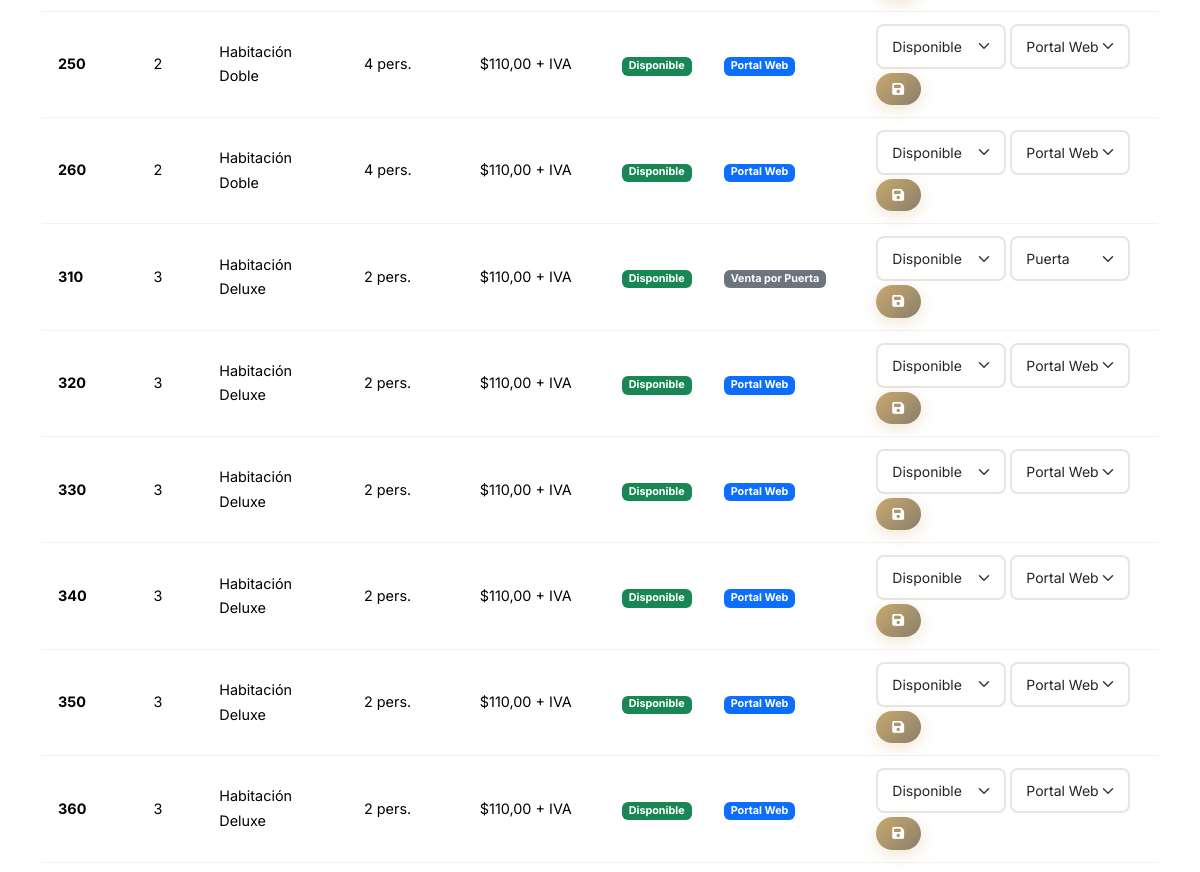
/staff/rooms/ (signed in, middle part), run on an earlier commit of the app's database.
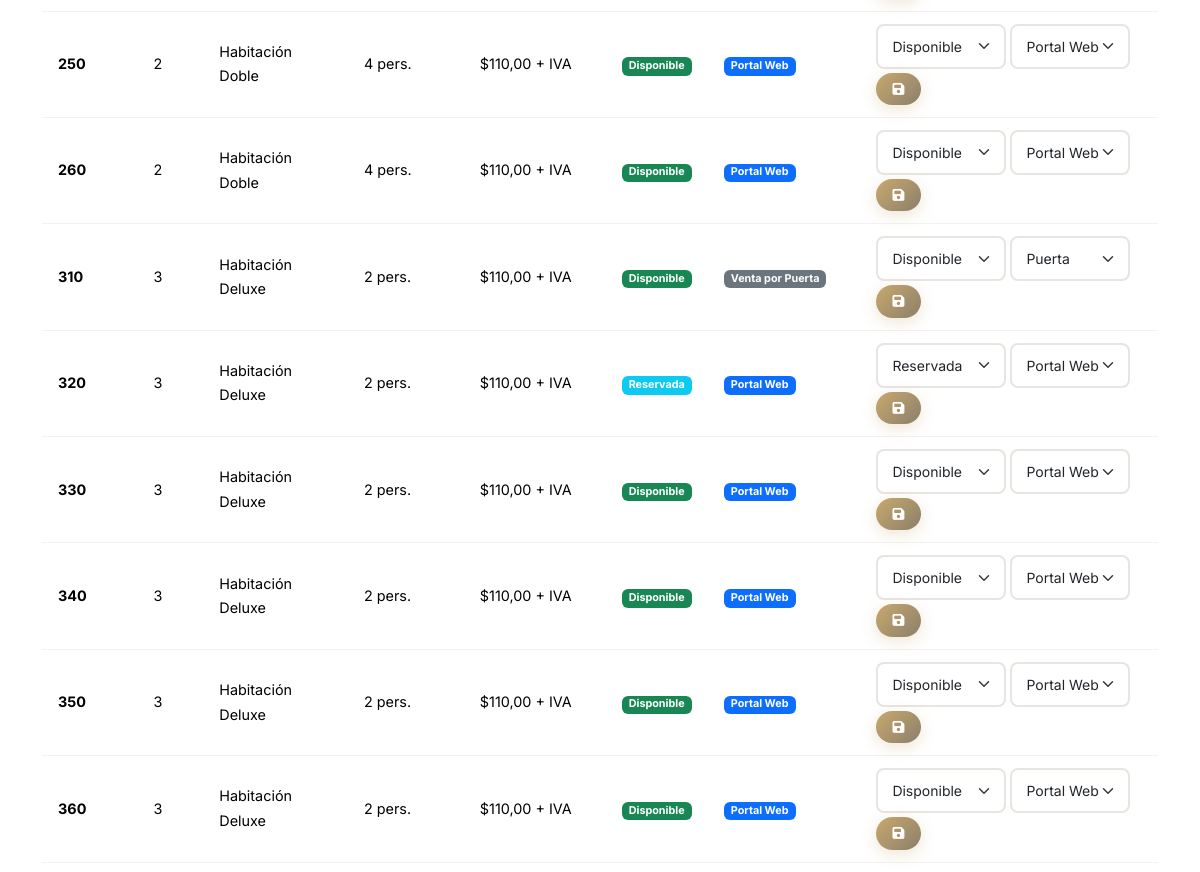
And on a later commit of the database.
### core/models.py (models this page shows, shortened)
class Room(models.Model):
    ROOM_TYPES = [
        ('doble', 'Habitación Doble'),
        ('deluxe', 'Habitación Deluxe'),
    ]
    STATUS_CHOICES = [
        ('available', 'Disponible'),
        ('occupied', 'Ocupada'),
        ('maintenance', 'Mantenimiento'),
        ('reserved', 'Reservada'),
    ]
    SALES_CHANNEL_CHOICES = [
        ('web', 'Portal Web'),
        ('puerta', 'Venta por Puerta'),
    ]
    room_type = models.CharField(max_length=20, choices=ROOM_TYPES, verbose_name="Tipo")
    room_number = models.CharField(max_length=10, unique=True, verbose_name="Número")
    floor = models.IntegerField(default=1, verbose_name="Piso")
    description = models.TextField(verbose_name="Descripción")
    detailed_description = models.TextField(verbose_name="Descripción Detallada", help_text="Incluir amenities y características")
    capacity_adults = models.IntegerField(default=2, verbose_name="Capacidad Adultos")
    capacity_children = models.IntegerField(default=0, verbose_name="Capacidad Niños")
    price_per_night = models.DecimalField(max_digits=10, decimal_places=2, verbose_name="Precio por Noche", help_text="Precio base en USD (sin IVA)")
    extra_guest_fee = models.DecimalField(max_digits=10, decimal_places=2, default=0, verbose_name="Cargo por Persona Adicional", help_text="Aplica para hab. dobles ($20 por persona adicional)")
    status = models.CharField(max_length=20, choices=STATUS_CHOICES, default='available', verbose_name="Estado")
    sales_channel = models.CharField(max_length=20, choices=SALES_CHANNEL_CHOICES, default='web', verbose_name="Canal de Venta", help_text="Las habitaciones de 'Puerta' no se muestran en el portal web")
    has_terrace = models.BooleanField(default=True, verbose_name="Terraza")
    has_safe = models.BooleanField(default=True, verbose_name="Caja Fuerte")
    has_tv = models.BooleanField(default=True, verbose_name="TV")
    has_closet = models.BooleanField(default=True, verbose_name="Closet")
    has_minibar = models.BooleanField(default=False, verbose_name="Mini Nevera")
    has_balcony = models.BooleanField(default=False, verbose_name="Balcón")
    is_active = models.BooleanField(default=True, verbose_name="Activa")
    class Meta:
        ordering = ['room_type', 'room_number']
        verbose_name = "Habitación"
        verbose_name_plural = "Habitaciones"

### staff/views.py (the view)
    def wrapper(request, *args, **kwargs):
        if not request.user.is_authenticated:
            return redirect('login')
        if not (request.user.is_staff or hasattr(request.user, 'staffprofile')):
            messages.error(request, 'No tiene permisos para acceder a esta sección.')
            return redirect('home')
        return view_func(request, *args, **kwargs)

### staff/views.py (called while the page is built)
def staff_required(view_func):
    def wrapper(request, *args, **kwargs):
        if not request.user.is_authenticated:
            return redirect('login')
        if not (request.user.is_staff or hasattr(request.user, 'staffprofile')):
            messages.error(request, 'No tiene permisos para acceder a esta sección.')
            return redirect('home')
        return view_func(request, *args, **kwargs)
    return wrapper

def _is_recepcionista(user):
    if user.is_superuser:
        return False
    if user.groups.filter(name='Encargados de Reservaciones').exists():
        return False
    if user.groups.filter(name='Recepcionistas de Datos').exists():
        return True
    return not user.is_superuser

### staff/templates/staff/room_management.html (shortened to what this page needs)
{% extends 'core/base.html' %}
{% load static %}
{% block content %}
<section class="section-padding" style="margin-top: 80px;">
    <div class="container">
        <div class="table-responsive">
            <table class="table table-custom table-hover">
                <tbody>
                    {% for room in rooms %}
                    <tr>
                        <td><strong>{{ room.room_number }}</strong></td>
                        <td>{{ room.floor }}</td>
                        <td>{{ room.get_room_type_display }}</td>
                        <td>{{ room.capacity_adults }} pers.</td>
                        <td>${{ room.price_per_night }} + IVA</td>
                        <td>
                            <span class="badge
                                {% if room.status == 'available' %}bg-success
                                {% elif room.status == 'occupied' %}bg-danger
                                {% elif room.status == 'maintenance' %}bg-warning text-dark
                                {% elif room.status == 'reserved' %}bg-info
                                {% endif %}">
                                {{ room.get_status_display }}
                            </span>
                        </td>
                        <td>
                            <span class="badge {% if room.sales_channel == 'web' %}bg-primary{% else %}bg-secondary{% endif %}">
                                {{ room.get_sales_channel_display }}
                            </span>
                        </td>
                        <td>
                            {% if not is_readonly %}
                            <form method="post" class="d-flex gap-1 flex-wrap">
                                <select name="status" class="form-select form-select-sm" style="width: auto; min-width: 120px;">
                                    <option value="available" {% if room.status == 'available' %}selected{% endif %}>Disponible</option>
                                    <option value="reserved" {% if room.status == 'reserved' %}selected{% endif %}>Reservada</option>
                                </select>
                                <select name="sales_channel" class="form-select form-select-sm" style="width: auto; min-width: 120px;">
                                    <option value="web" {% if room.sales_channel == 'web' %}selected{% endif %}>Portal Web</option>
                                    <option value="puerta" {% if room.sales_channel == 'puerta' %}selected{% endif %}>Puerta</option>
                                </select>
                                <button type="submit" class="btn btn-sm btn-reservation"><i class="fas fa-save"></i></button>
                            </form>
                            {% else %}
                            <span style="color: var(--color-text-light); font-size: 0.85rem;"><i class="fas fa-lock me-1"></i>Solo lectura</span>
                            {% endif %}
                        </td>
                    </tr>
                    {% endfor %}
                </tbody>
            </table>
        </div>
    </div>
</section>
{% endblock %}

What changed in the data, as far as the page shows it:
changed Room: status "Disponible" → "Reservada"
